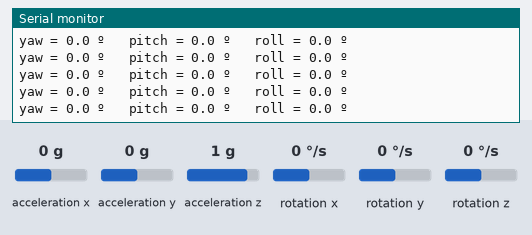
Bench run of a sketch on a simulated ESP32. On the bench: the last lines printed to the serial monitor. The test bench sets the inputs (shaded band); at power-on: acceleration x 0 g, acceleration y 0 g, acceleration z 1 g, rotation z 0 °/s, rotation x 0 °/s, rotation y 0 °/s.

Above: at 2.7 s.
2.8 s: acceleration x set to -1.4 g
At 3.3 s:
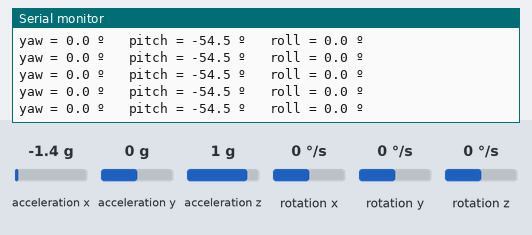
4.3 s: acceleration y set to -1.4 g
At 5.2 s:
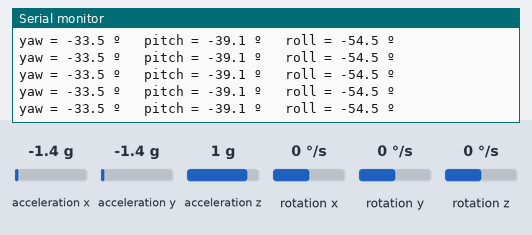
5.8 s: acceleration z set to -1.4 g
At 6.4 s:
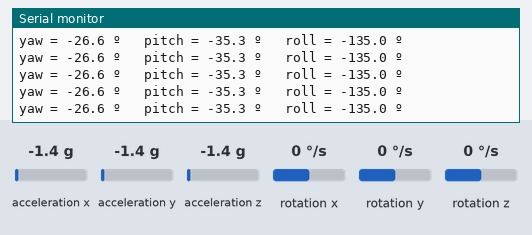
7.3 s: rotation z set to -192 °/s
At 7.8 s:
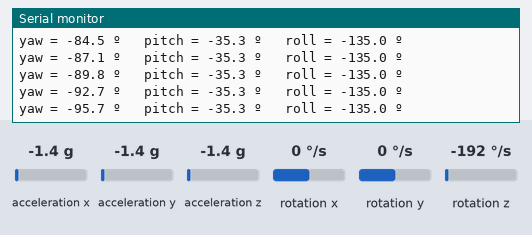
Timing chart, 0 to 9.8 s (numbered marks = the images above; inputs shaded):
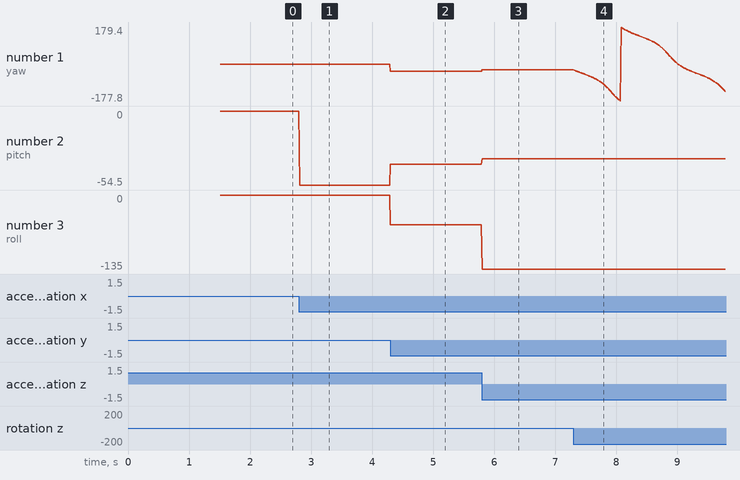

Measured:
- after the input at 2.8 s, the serial monitor: prints a new line at once (image 1)
- after the input at 4.3 s, the serial monitor: prints a new line at once (image 2)
- after the input at 5.8 s, the serial monitor: prints a new line at once (image 3)
- after the input at 7.3 s, the serial monitor: prints a new line at once (image 4)
- plotted number 1: 0 → -33.5 after the input at 4.3 s, -33.5 → -26.6 after the input at 5.8 s, -26.6 → -132 after the input at 7.3 s
- plotted number 2: 0 → -54.5 after the input at 2.8 s, -54.5 → -39.1 after the input at 4.3 s, -39.1 → -35.3 after the input at 5.8 s
- plotted number 3: -54.5 → -135 after the input at 5.8 s

The sketch:

20_MPU6050_DMP_Calibrado.ino
```cpp
/***************************************************
  Proyecto: CANSAT - MPU6050 (DMP - Digital Motion Processor)
  Ejemplo 7: Orientación 3D con DMP (yaw, pitch, roll)
  Versión: v1.1 - 15/11/2025
  Autor: Equipo CANSAT
  Centro: IES Gonzalo Torrente Ballester (Salamanca)

  Descripción:
  Uso del DMP interno del MPU6050 para obtener la
  orientación (yaw, pitch, roll) ya filtrada.

  El DMP fusiona acelerómetro y giroscopio dentro del
  propio sensor y entrega orientación muy estable.
  El ESP32 solo lee los datos de la FIFO y los muestra
  en grados por el Monitor Serie.

  Los offsets utilizados han sido obtenidos con el
  sketch de calibración específico para este MPU6050.
  Si usas otro módulo, debes recalibrar y sustituir
  los valores.

  Licencia: MIT
***************************************************/

/*
  ESP32 + MPU6050 (GY-521, I2C) – Orientación con DMP

  Conexiones:
    VCC   -> 3V3
    GND   -> GND
    SDA   -> GPIO21
    SCL   -> GPIO22
    ADO   -> GND   (dirección I2C 0x68)
    INT   -> Sin conectar (en este ejemplo usamos sondeo)
    XCL   -> No conectar
    XDA   -> No conectar

  Librerías necesarias:
    - I2Cdev
    - MPU6050 (con MotionApps: MPU6050_6Axis_MotionApps20.h)
    Descargar desde:
    https://github.com/jrowberg/i2cdevlib/tree/master/Arduino
*/

#include <Wire.h>
#include "I2Cdev.h"
#include "MPU6050_6Axis_MotionApps20.h"

// Objeto global del MPU6050 con DMP
MPU6050 mpu(0x68);

// --- Variables DMP / FIFO ---
bool    dmpReady      = false;  // true cuando el DMP está listo
uint8_t devStatus;              // resultado de dmpInitialize()
uint16_t packetSize;            // tamaño de paquete DMP
uint16_t fifoCount;             // nº de bytes en FIFO
uint8_t fifoBuffer[64];         // buffer FIFO

// --- Orientación ---
Quaternion q;                   // cuaternión
VectorFloat gravity;            // vector gravedad
float ypr[3];                   // yaw, pitch, roll (radianes)

// =====================================================
// SETUP
// =====================================================
void setup() {
  Serial.begin(115200);
  delay(1000);
  Serial.println();
  Serial.println(F("=== CANSAT - Ejemplo 7: MPU6050 DMP (ESP32) ==="));

  // I2C del ESP32 (SDA = 21, SCL = 22)
  Wire.begin(21, 22);
  Wire.setClock(400000);  // I2C rápido

  Serial.println(F("Inicializando MPU6050..."));
  mpu.initialize();

  if (!mpu.testConnection()) {
    Serial.println(F("ERROR: No se detecta el MPU6050."));
    Serial.println(F("Comprueba VCC=3V3, GND, SDA=21, SCL=22, ADO=GND."));
    while (1) delay(1000);
  }
  Serial.println(F("OK: MPU6050 conectado."));

  // --- Inicializar DMP ---
  Serial.println(F("Cargando y configurando DMP..."));
  devStatus = mpu.dmpInitialize();

  // -------------------------------------------------
  // Offsets de calibración para ESTE MPU6050
  // (obtenidos con el sketch de calibración)
  // -------------------------------------------------
  mpu.setXAccelOffset(-1062);
  mpu.setYAccelOffset( 2636);
  mpu.setZAccelOffset( 1330);
  mpu.setXGyroOffset(   104);
  mpu.setYGyroOffset(   -14);
  mpu.setZGyroOffset(    -8);

  if (devStatus == 0) {
    // Activar DMP
    mpu.setDMPEnabled(true);
    dmpReady = true;

    // Tamaño de paquete que genera el DMP
    packetSize = mpu.dmpGetFIFOPacketSize();
    Serial.print(F("DMP iniciado correctamente. packetSize = "));
    Serial.println(packetSize);
    Serial.println(F("Mostrando yaw, pitch, roll (grados)...\n"));
  } else {
    Serial.print(F("ERROR al iniciar DMP. Código devStatus = "));
    Serial.println(devStatus);
    Serial.println(F("No se puede continuar sin DMP."));
    while (1) delay(1000);
  }
}

// =====================================================
// LOOP – lectura del DMP con control de FIFO
// =====================================================
void loop() {
  if (!dmpReady) return;  // seguridad

  // Bytes presentes en la FIFO
  fifoCount = mpu.getFIFOCount();

  // Si la FIFO está llena (overflow), la reseteamos y avisamos
  if (fifoCount == 1024) {
    mpu.resetFIFO();
    Serial.println(F("Aviso: FIFO overflow, reseteando."));
    return;
  }

  // Esperar a tener al menos un paquete completo
  while (fifoCount < packetSize) {
    fifoCount = mpu.getFIFOCount();
  }

  // Leer exactamente un paquete de la FIFO
  mpu.getFIFOBytes(fifoBuffer, packetSize);
  fifoCount -= packetSize;

  // Obtener cuaternión y vector gravedad
  mpu.dmpGetQuaternion(&q, fifoBuffer);
  mpu.dmpGetGravity(&gravity, &q);

  // Calcular yaw, pitch y roll (en radianes)
  mpu.dmpGetYawPitchRoll(ypr, &q, &gravity);

  // Pasar a grados
  float yawDeg   = ypr[0] * 180.0 / PI;
  float pitchDeg = ypr[1] * 180.0 / PI;
  float rollDeg  = ypr[2] * 180.0 / PI;

  // Mostrar por el Monitor Serie
  Serial.print("yaw = ");
  Serial.print(yawDeg, 1);
  Serial.print(" º   pitch = ");
  Serial.print(pitchDeg, 1);
  Serial.print(" º   roll = ");
  Serial.print(rollDeg, 1);
  Serial.println(" º");

  // Pequeña pausa (~200 Hz de lectura aproximada)
  delay(5);
}
```
